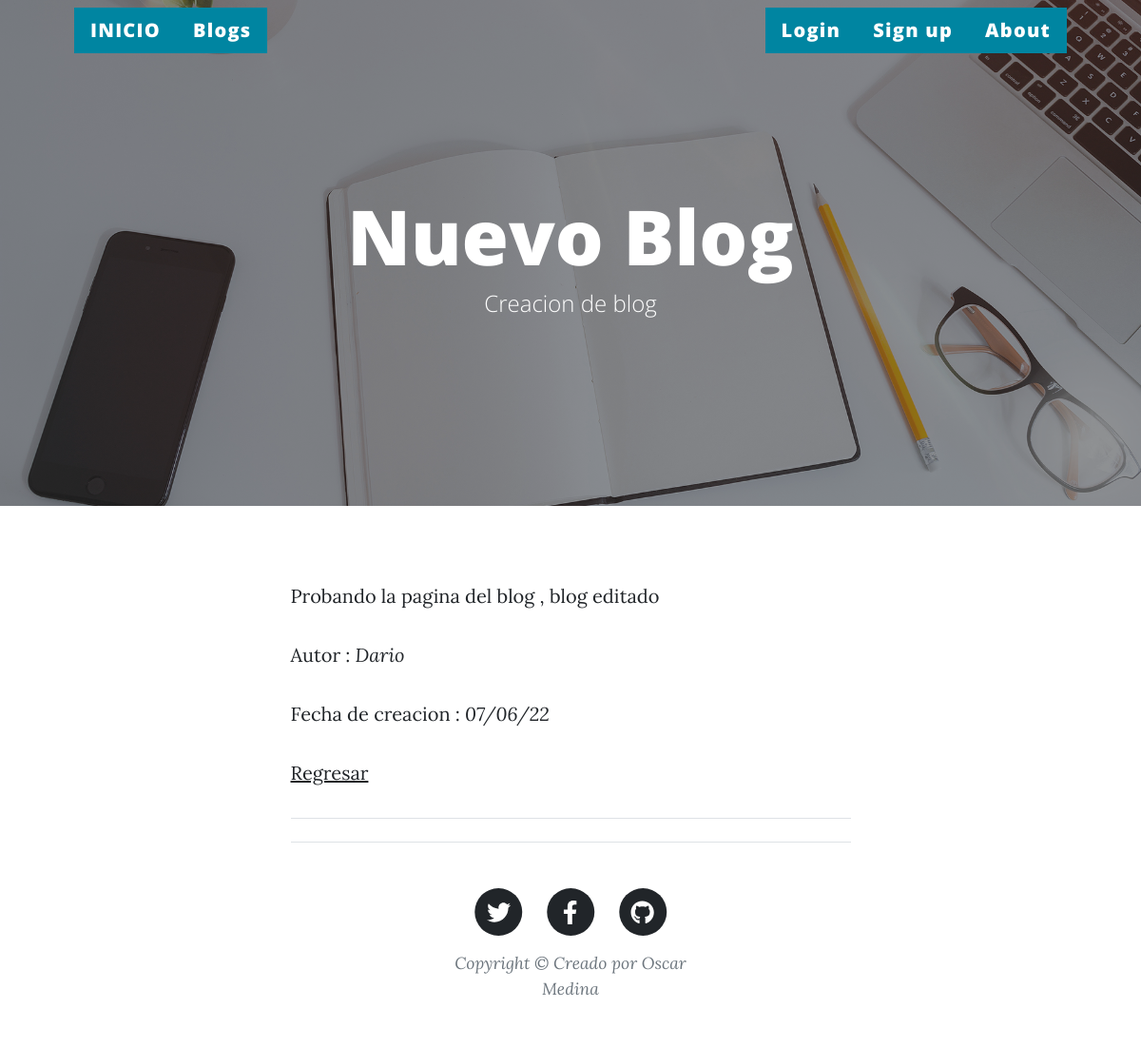
Page /app1/blog/1/ on the committed database.
### app1/models.py (models this page shows, shortened)
class Blog(models.Model):
    creador=models.CharField(max_length=50,null=True)
    titulo=models.CharField(max_length=50)
    subtitulo=models.CharField(max_length=50)
    fecha_creacion=models.TextField(default="dd/mm/aa")
    cuerpo=RichTextField(blank=True, null=True)
    imagen= models.ImageField(upload_to='avatar', blank=True, null=True)

### app1/views.py (the view)
# urls.py: path('blog/<pk>/', BlogDetalle.as_view() , name='blog_detalle'),
class BlogDetalle(DetailView):
    model= Blog
    template_name= 'app1/blog_detalle.html'

### app1/template/app1/blog_detalle.html
{% extends "app1/master.html" %}
{% load static %}
{% block titulo %}
<h1> {{ blog.titulo }} </h1>
{% endblock %}
{% block subtitulo %}
 {{ blog.subtitulo }}
{% endblock %}
{% block cuerpo %}
{{ blog.cuerpo|safe }}
<p> Autor : <i>{{ blog.creador }}</i> </p>
<p> Fecha de creacion : <i>{{ blog.fecha_creacion }}</i> </p>
<p>
<a href= "{% url 'blog_listar' %}" > Regresar </a>
</p>
{% endblock %}

### rows in the picture
Blog: titulo "Nuevo Blog", subtitulo "Creacion de blog", cuerpo "Probando la pagina del blog , blog editado", creador "Dario", fecha_creacion "07/06/22"
